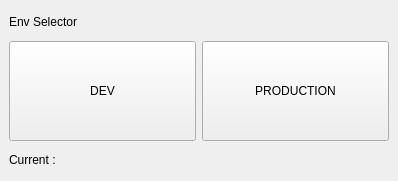
<?xml version="1.0" encoding="UTF-8"?>
<ui version="4.0">
 <class>RFEnvSelector</class>
 <widget class="QMainWindow" name="RFEnvSelector">
  <property name="geometry">
   <rect>
    <x>0</x>
    <y>0</y>
    <width>398</width>
    <height>181</height>
   </rect>
  </property>
  <property name="windowTitle">
   <string>MainWindow</string>
  </property>
  <widget class="QWidget" name="centralwidget">
   <layout class="QVBoxLayout" name="verticalLayout_2">
    <item>
     <widget class="QLabel" name="label_3">
      <property name="text">
       <string>Env Selector</string>
      </property>
     </widget>
    </item>
    <item>
     <layout class="QHBoxLayout" name="horizontalLayout">
      <item>
       <widget class="QPushButton" name="dev_pushButton">
        <property name="minimumSize">
         <size>
          <width>0</width>
          <height>100</height>
         </size>
        </property>
        <property name="text">
         <string>DEV</string>
        </property>
       </widget>
      </item>
      <item>
       <widget class="QPushButton" name="production_pushButton">
        <property name="minimumSize">
         <size>
          <width>0</width>
          <height>100</height>
         </size>
        </property>
        <property name="text">
         <string>PRODUCTION</string>
        </property>
       </widget>
      </item>
     </layout>
    </item>
    <item>
     <layout class="QHBoxLayout" name="horizontalLayout_3" stretch="0,4">
      <item>
       <widget class="QLabel" name="label">
        <property name="text">
         <string>Current : </string>
        </property>
       </widget>
      </item>
      <item>
       <widget class="QLabel" name="env_label">
        <property name="text">
         <string/>
        </property>
       </widget>
      </item>
     </layout>
    </item>
   </layout>
  </widget>
  <widget class="QMenuBar" name="menubar">
   <property name="geometry">
    <rect>
     <x>0</x>
     <y>0</y>
     <width>398</width>
     <height>21</height>
    </rect>
   </property>
  </widget>
 </widget>
 <resources/>
 <connections/>
</ui>
